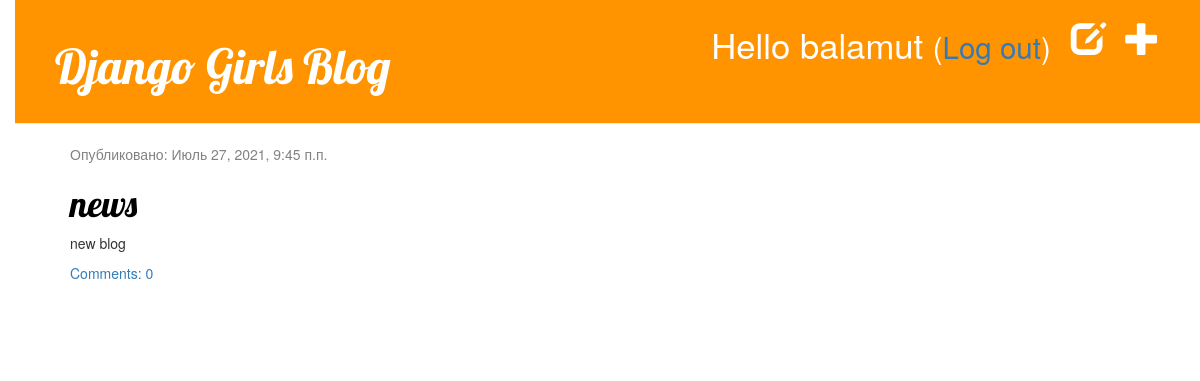
Page / (signed in) on the earlier database version.
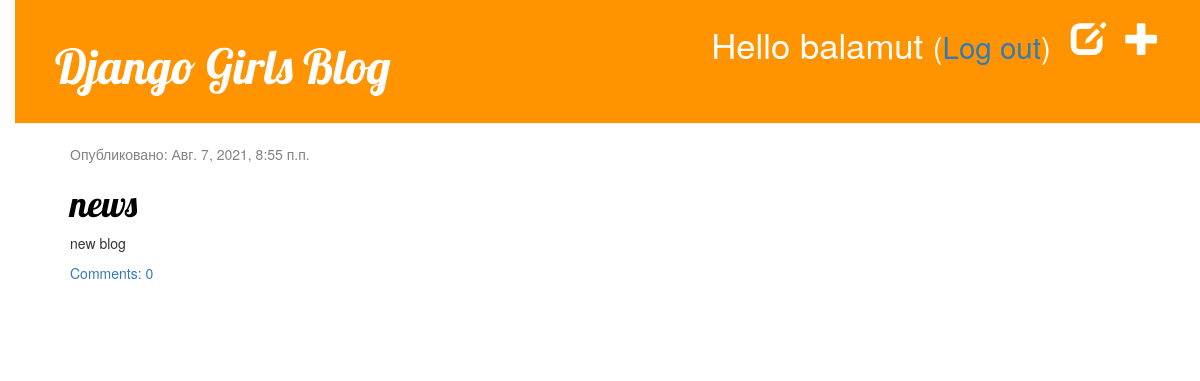
Same page on the later database version.
### blog/models.py (models this page shows, shortened)
class Post(models.Model):
    author = models.ForeignKey(settings.AUTH_USER_MODEL, on_delete=models.CASCADE)
    title = models.CharField(max_length=200)
    text = models.TextField()
    created_date = models.DateTimeField(default=timezone.now)
    published_date = models.DateTimeField(blank=True, null=True)
    def approved_comments(self):
        return self.comments.filter(approved_comment=True)

### blog/views.py (the view)
# urls.py: path('', views.post_list, name = 'post_list'),
def post_list(request):
    posts = Post.objects.filter(published_date__lte=timezone.now()).order_by('published_date')
    return render(request, 'blog/post_list.html', {'posts':posts})

### blog/templates/blog/post_list.html
{% extends 'blog/base.html' %}
{% block content %}
    {% for post in posts %}
        <div class="post">
            <div class="date">
                <p>Опубликовано: {{ post.published_date }}</p>
            </div>
            <h1><a href="{% url 'post_detail' pk=post.pk %}">{{ post.title }}</a> </h1>
            <p>{{ post.text|linebreaksbr }}</p>
            <a href="{% url 'post_detail' pk=post.pk %}">Comments: {{ post.approved_comments.count }}</a>
        </div>
    {% endfor %}
{% endblock %}

Differences in the rows shown:
changed Post "news": published_date "Июль 27, 2021, 9:45 п.п." → "Авг. 7, 2021, 8:55 п.п."
